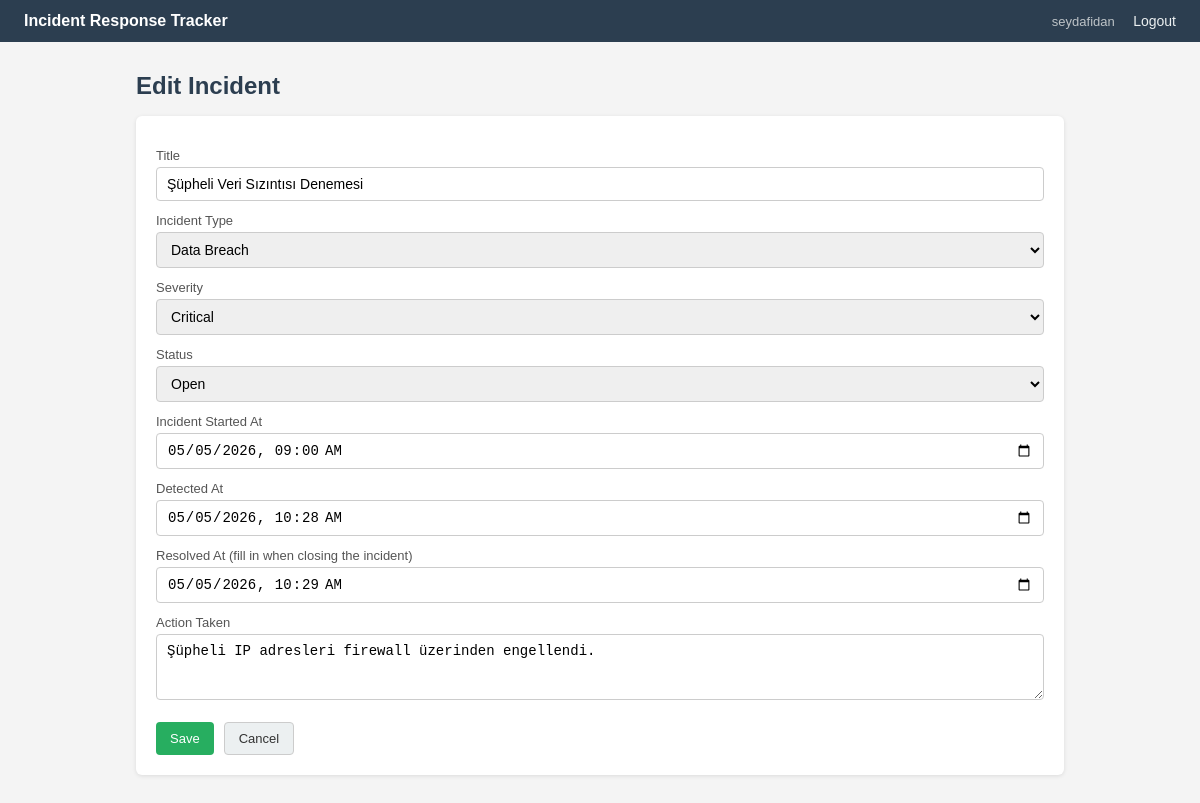
The app's page /incident/2/edit (signed in) with its own data.
### tables this page shows
CREATE TABLE incidents (
    id INTEGER PRIMARY KEY AUTOINCREMENT,
    user_id INTEGER NOT NULL,
    title TEXT NOT NULL,
    incident_type TEXT NOT NULL,
    severity TEXT NOT NULL,
    started_at TEXT NOT NULL,
    detected_at TEXT NOT NULL,
    resolved_at TEXT,
    action_taken TEXT,
    status TEXT NOT NULL DEFAULT 'open',
    FOREIGN KEY (user_id) REFERENCES users(id)
);

### app.py (the view, shortened to what this page needs)
@app.route("/incident/<int:incident_id>/edit", methods=["GET", "POST"])
@login_required
def edit_incident(incident_id):
    conn = get_connection()
    incident = conn.execute(
        "SELECT * FROM incidents WHERE id = ? AND user_id = ?",
        (incident_id, session["user_id"])
    ).fetchone()
    if not incident:
        conn.close()
        flash("Incident not found.")
        return redirect(url_for("dashboard"))
    conn.close()
    return render_template("edit_incident.html", incident=incident)

### app.py (called while the page is built)
def login_required(f):
    @wraps(f)
    def wrapper(*args, **kwargs):
        if "user_id" not in session:
            return redirect(url_for("login"))
        return f(*args, **kwargs)
    return wrapper

### db.py (called while the page is built)
def get_connection():
    conn = sqlite3.connect(DB_PATH)
    conn.row_factory = sqlite3.Row
    return conn

### templates/edit_incident.html (shortened to what this page needs)
{% extends "base.html" %}
{% block content %}
<h2>Edit Incident</h2>
<div class="card">
    <form method="POST">
        <label>Title</label>
        <input type="text" name="title" value="{{ incident['title'] }}" required maxlength="100">
        <label>Incident Type</label>
        <select name="incident_type" required>
            {% for t in ['Data Breach', 'Privilege Escalation', 'Phishing', 'Ransomware', 'DDoS', 'Insider Threat', 'Malware', 'Other'] %}
            <option value="{{ t }}" {% if incident['incident_type'] == t %}selected{% endif %}>{{ t }}</option>
            {% endfor %}
        </select>
        <label>Severity</label>
        <select name="severity" required>
            {% for s in ['low', 'medium', 'high', 'critical'] %}
            <option value="{{ s }}" {% if incident['severity'] == s %}selected{% endif %}>{{ s | capitalize }}</option>
            {% endfor %}
        </select>
        <label>Status</label>
        <select name="status" required>
            <option value="open" {% if incident['status'] == 'open' %}selected{% endif %}>Open</option>
        </select>
        <label>Incident Started At</label>
        <input type="datetime-local" name="started_at" value="{{ incident['started_at'] }}" required>
        <label>Detected At</label>
        <input type="datetime-local" name="detected_at" value="{{ incident['detected_at'] }}" required>
        <label>Resolved At (fill in when closing the incident)</label>
        <input type="datetime-local" name="resolved_at" value="{{ incident['resolved_at'] or '' }}">
        <label>Action Taken</label>
        <textarea name="action_taken" rows="3" maxlength="500" placeholder="Describe what actions were taken to resolve the incident">{{ incident['action_taken'] or '' }}</textarea>
        <div style="margin-top: 18px; display: flex; gap: 10px;">
            <button class="btn btn-primary" type="submit">Save</button>
            <a href="{{ url_for('incident_detail', incident_id=incident['id']) }}" class="btn btn-secondary">Cancel</a>
        </div>
    </form>
</div>
{% endblock %}

### templates/base.html (style rules this page uses)
* { box-sizing: border-box; margin: 0; padding: 0; }
body { font-family: Arial, sans-serif; background: #f4f4f4; color: #333; }
.card { background: white; border-radius: 6px; padding: 20px; margin-bottom: 20px; box-shadow: 0 1px 4px rgba(0,0,0,0.1); }
.btn { display: inline-block; padding: 8px 14px; border-radius: 4px; font-size: 13px; cursor: pointer; border: none; text-decoration: none; }
.btn-primary { background: #27ae60; color: white; }
.btn-secondary { background: #ecf0f1; color: #333; border: 1px solid #ccc; }
input, select, textarea { width: 100%; padding: 8px 10px; border: 1px solid #ccc; border-radius: 4px; font-size: 14px; margin-top: 4px; }
label { font-size: 13px; color: #555; display: block; margin-top: 12px; }
h2 { margin-bottom: 16px; color: #2c3e50; }

### records on screen
incidents: title "Şüpheli Veri Sızıntısı Denemesi", incident_type "Data Breach", severity "Critical", status "Open", started_at "05/05/2026 09:00", detected_at "05/05/2026 10:28", resolved_at "05/05/2026 10:29", action_taken "Şüpheli IP adresleri firewall üzerinden engellendi."

### other values on screen
{{ session.username }} "seydafidan"
